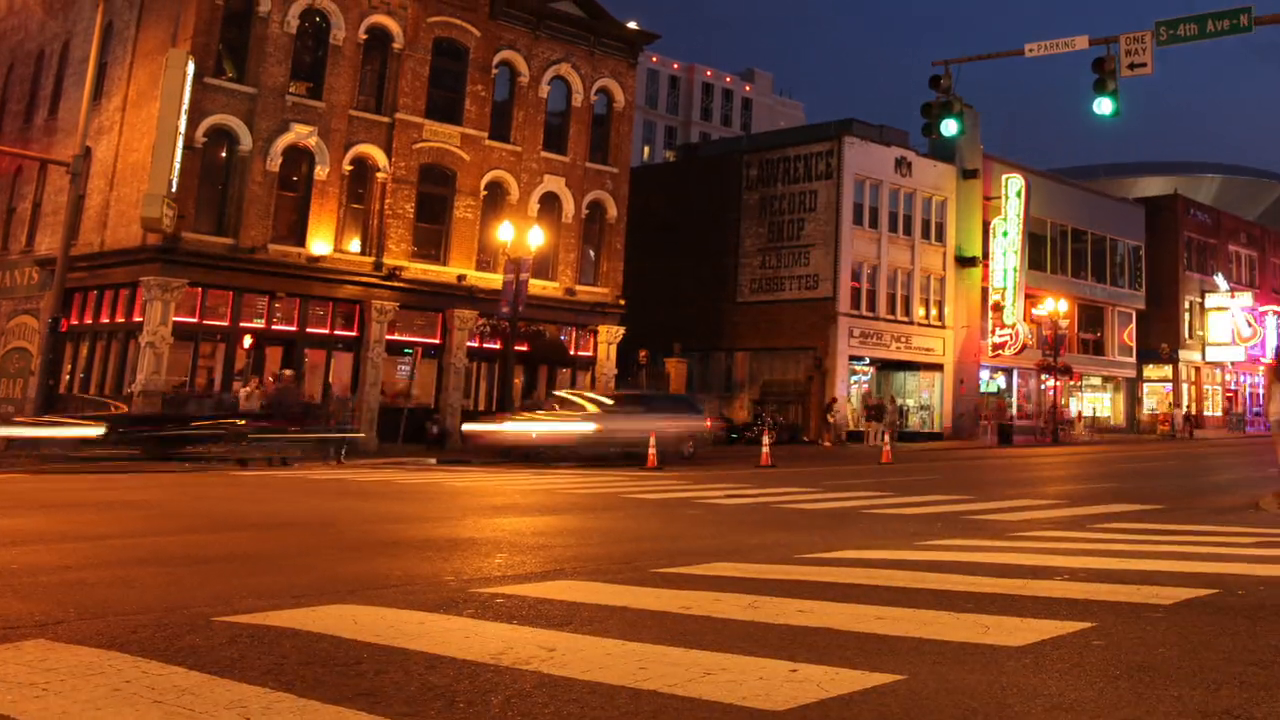
#> input picture frame 14 of week1/04.mp4, 1280 x 720 px
$ python deepvideo.py
#> lines starting #> are read from the running program, lines starting #| are printed output that depends on the picture; after the words box and inside, x2 and y2 are one past the last pixel; in counts of white or black regions, pixels touching at a corner belong together
import cv2
#cv2를 로드해오기
cap = cv2.VideoCapture('04.mp4')# <- 여기를 0으로 바꾸면 본인의 웹캠으로 연결된다.
#VideoCapture는 동영상 로드할때 사용하는 메서드.
while True:#무한루프
    ret, img = cap.read()
#> img is the input picture: shape (720, 1280, 3); mean B, G, R 35.2, 62.5, 120.5
#cap.read()가 img라는 변수에 img를 한장씩 저장해주는 역할을 한다.
    if ret == False:
        break
# ret == Flase의 의미는 동영상이 끝나면 루프를 빠져나와라!

    cv2.rectangle(img, pt1=(721, 183), pt2=(878,465), color=(255, 0, 0),thickness=2)
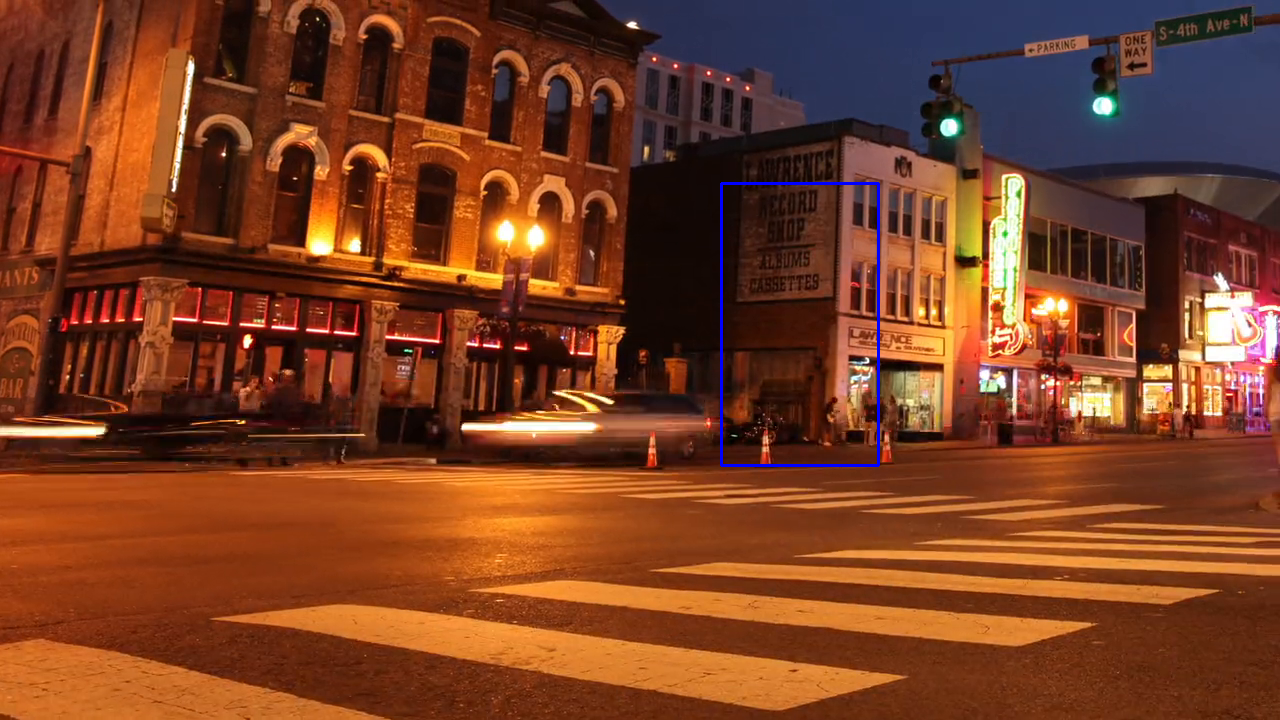
#> img: shape (720, 1280, 3); 0.29% of pixels changed, all inside (x1, y1, x2, y2) = (720, 182, 880, 467)
#동영상에 사각형을 그려보는 구문.

    img = cv2.cvtColor(img,cv2.COLOR_BGR2GRAY)
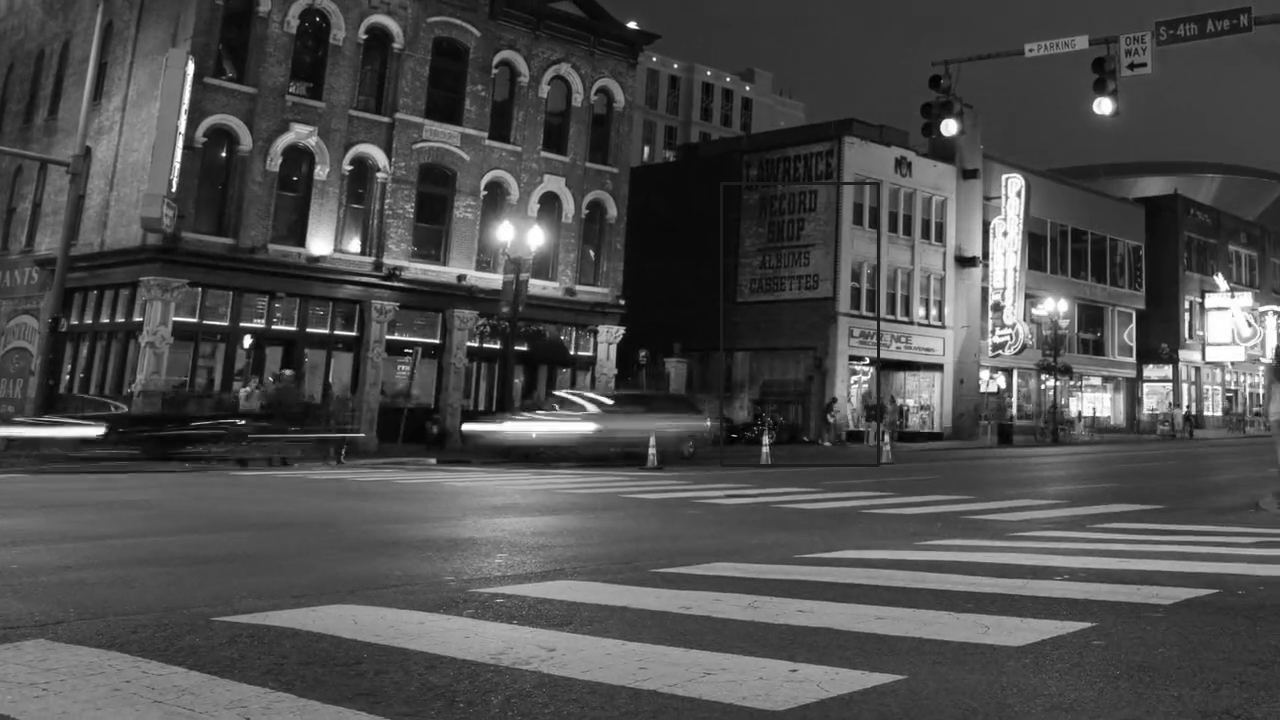
#> img: shape (720, 1280); min 0, max 255, mean 76.7
#이지미를 그레이 스케일로 변환하는 구문

    img = cv2.resize(img, dsize=(640, 360))
#> img: shape (360, 640)
#이미지를 리사이징 해보는 구문

    img = img[100:200, 150:250]
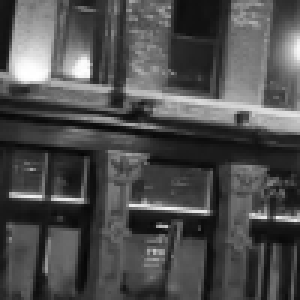
#> img: shape (100, 100) (shown 3 times larger); min 5, max 255, mean 77.6
# #이미지를 자르는 구문 // 리사이징과 엄연히 다른 개념이다.


    cv2.imshow('result', img)
#result에 저장된 이미지자료를 읽어올거니까 imshow사용
    if cv2.waitKey(1) == ord('q'):
#이미지당 1ms기다리면서 넘기고 키보드 q 누르면 동영상을 꺼라
#waitKey() <-내부의 숫자가 커질수록 천천히 재생된다. 오래기다렸다가 다음이미지를 보여주니까.
#> (key q is pressed here)
        break
